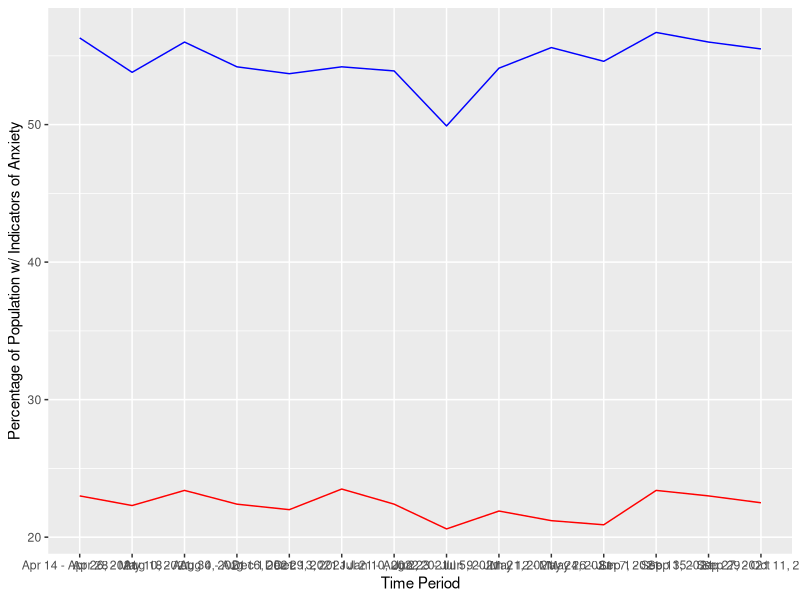
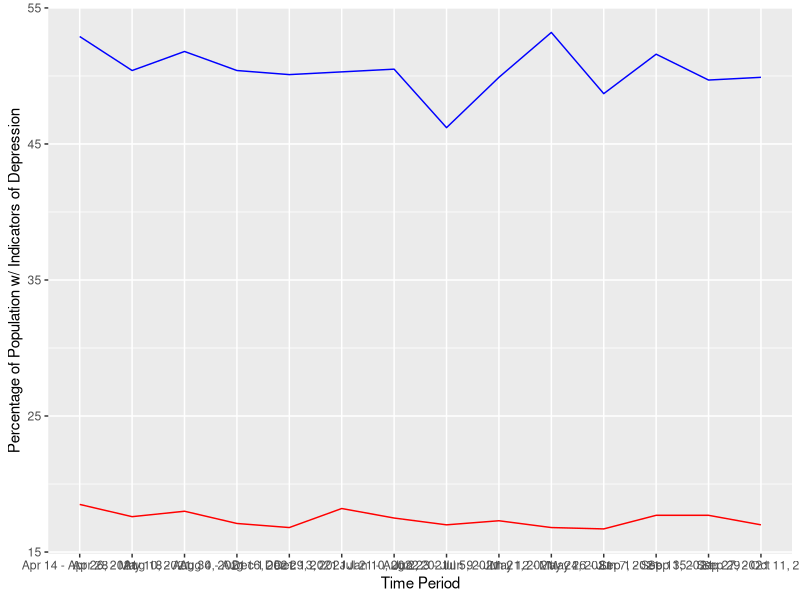
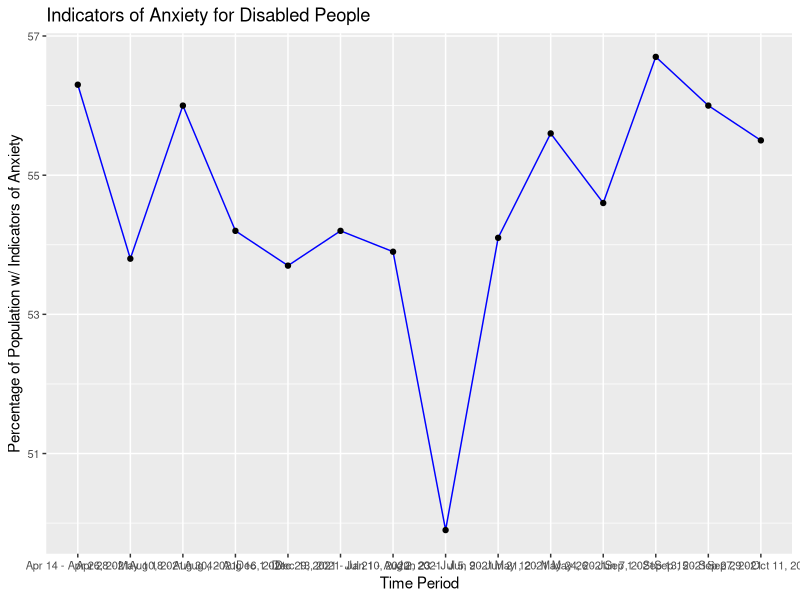
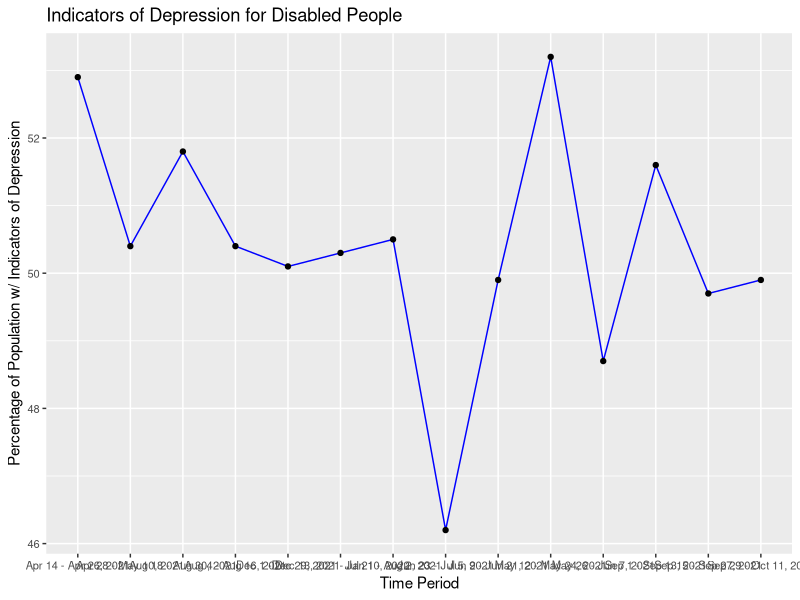
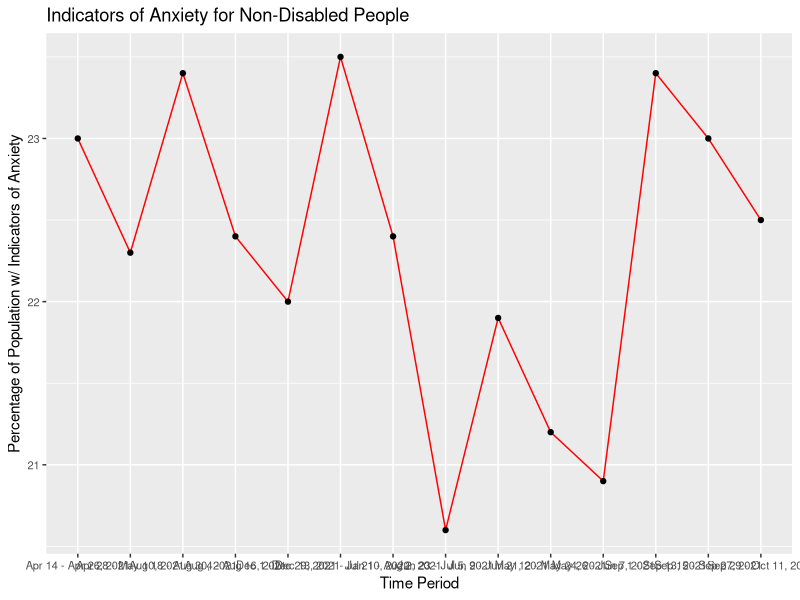
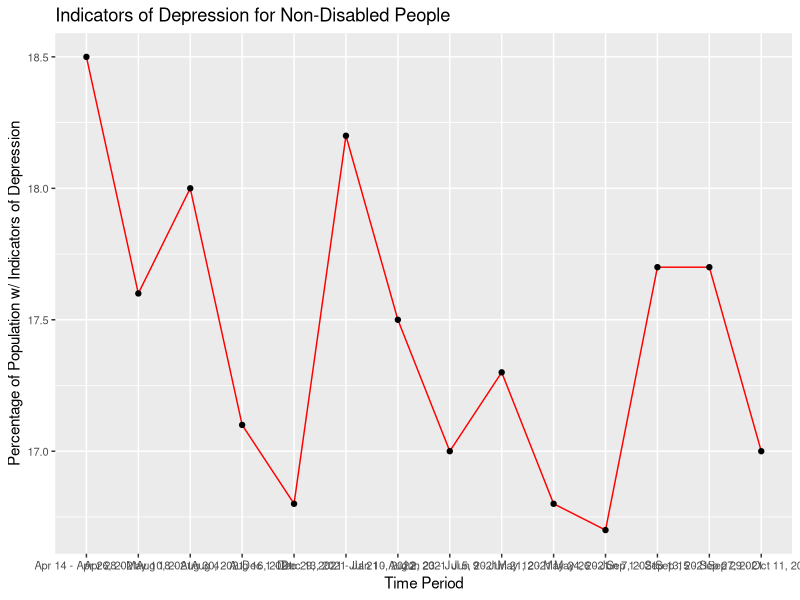

Reproduce these figures in R, in order.
library(dplyr)
library(tidyverse)
library(ggplot2)

mental_health_data <- read.csv("mental_health_data.csv")

# Final Deliverable 


disability_depression <- mental_health_data %>%
  filter(Indicator == "Symptoms of Depressive Disorder" & Group == "By Disability status") %>%
  dplyr::select(Subgroup, Value, Time.Period.Label) %>%
  filter(Value != "NA") %>%
  filter(Subgroup =="With disability")

disability_depression_plot <- ggplot(data=disability_depression, aes(x=Time.Period.Label, y=Value, group=1)) + geom_line(color="Blue") + geom_point() + xlab("Time Period") + ylab("Percentage of Population w/ Indicators of Depression") + 
  ggtitle("Indicators of Depression for Disabled People") + theme(axis.text = element_text(size = 8))

without_disability_depression <- mental_health_data %>%
  filter(Indicator == "Symptoms of Depressive Disorder" & Group == "By Disability status") %>%
  dplyr::select(Subgroup, Value, Time.Period.Label) %>%
  filter(Value != "NA") %>%
  filter(Subgroup =="Without disability")

without_disability_depression_plot <- ggplot(data=without_disability_depression, aes(x=Time.Period.Label, y=Value, group=1)) + geom_line(color="red") + geom_point() + xlab("Time Period") + ylab("Percentage of Population w/ Indicators of Depression") +
  ggtitle("Indicators of Depression for Non-Disabled People") + theme(axis.text = element_text(size = 8))

both_disability_depression_plot <- ggplot() + geom_line(data = disability_depression, aes(x=Time.Period.Label, y=Value, group=1), color = "Blue") +
  geom_line(data=without_disability_depression, aes(x=Time.Period.Label, y=Value, group=1), color = "Red") + 
  xlab("Time Period") +
  ylab("Percentage of Population w/ Indicators of Depression") +
  scale_color_manual(name = "color", 
                     values = c("blue"="blue"))


disability_anxiety <- mental_health_data %>%
  filter(Indicator == "Symptoms of Anxiety Disorder" & Group == "By Disability status") %>%
  dplyr::select(Subgroup, Value, Time.Period.Label) %>%
  filter(Value != "NA") %>%
  filter(Subgroup =="With disability")

disability_anxiety_plot <- ggplot(data=disability_anxiety, aes(x=Time.Period.Label, y=Value, group=1)) + geom_line(color="Blue") + geom_point() + xlab("Time Period") + ylab("Percentage of Population w/ Indicators of Anxiety") + 
  ggtitle("Indicators of Anxiety for Disabled People") + theme(axis.text = element_text(size = 8))

without_disability_anxiety <- mental_health_data %>%
  filter(Indicator == "Symptoms of Anxiety Disorder" & Group == "By Disability status") %>%
  dplyr::select(Subgroup, Value, Time.Period.Label) %>%
  filter(Value != "NA") %>%
  filter(Subgroup =="Without disability")

without_disability_anxiety_plot <- ggplot(data=without_disability_anxiety, aes(x=Time.Period.Label, y=Value, group=1)) + geom_line(color="red") + geom_point() + xlab("Time Period") + ylab("Percentage of Population w/ Indicators of Anxiety") +
  ggtitle("Indicators of Anxiety for Non-Disabled People") + theme(axis.text = element_text(size = 8))

both_disability_anxiety_plot <- ggplot() + geom_line(data = disability_anxiety, aes(x=Time.Period.Label, y=Value, group=1), color = "Blue") +
  geom_line(data=without_disability_anxiety, aes(x=Time.Period.Label, y=Value, group=1), color = "Red") + 
  xlab("Time Period") +
  ylab("Percentage of Population w/ Indicators of Anxiety") +
  scale_color_manual(name = "color", 
                     values = c("blue"="blue"))